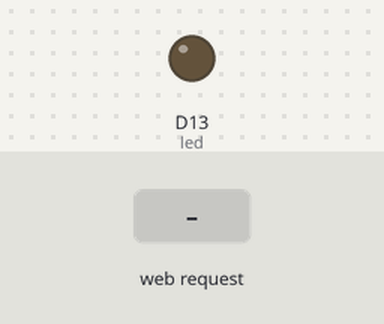
A sketch run on a simulated Arduino Uno R4 WiFi. On the bench: output pins drawn as LEDs (lit = HIGH). The inputs (shaded band) are chosen by the test bench. Not simulated (calls return 0 or success): arduino_secrets.h; what the sketch prints to the serial monitor is not drawn.

Above: at 11.2 s.
11.3 s: HTTP request GET /H received
At 11.6 s:
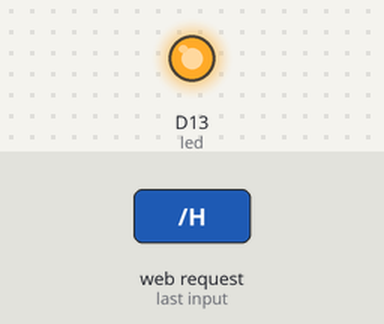
12.8 s: HTTP request GET /L received
At 13.9 s:
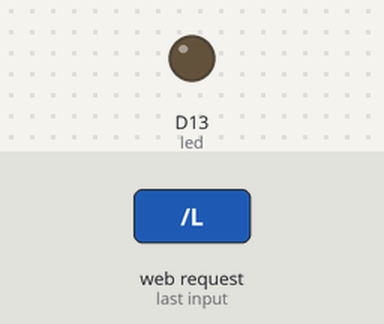
Timing chart, 0 to 15.8 s (numbered marks = the images above; inputs shaded):
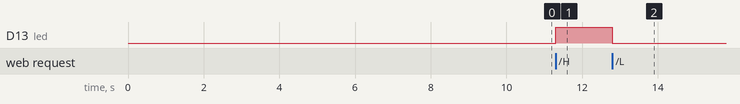

Measured:
- after the input at 11.3 s, D13 (led): LOW → HIGH at once
- after the input at 12.8 s, D13 (led): HIGH → LOW at once

The sketch:

R4Wifi03_Accesspoint.ino
```cpp
/*
  WiFi Web Server LED Blink

  A simple web server that lets you blink an LED via the web.
  This sketch will create a new access point (with no password).
  It will then launch a new server and print out the IP address
  to the Serial Monitor. From there, you can open that address in a web browser
  to turn on and off the LED on pin 13.

  If the IP address of your board is yourAddress:
    http://yourAddress/H turns the LED on
    http://yourAddress/L turns it off

  created 25 Nov 2012
  by Tom Igoe
  adapted to WiFi AP by Adafruit

  Find the full UNO R4 WiFi Network documentation here:
  https://docs.arduino.cc/tutorials/uno-r4-wifi/wifi-examples#access-point
 */
// 액세스 포인트에 접근 안됨
#include "WiFiS3.h"
#include "arduino_secrets.h"  // 여기에는 SECRET_SSID, SECRET_PASS 정보만 들어있음!!

///////please enter your sensitive data in the Secret tab/arduino_secrets.h
char ssid[] = SECRET_SSID;        // your network SSID (name)
char pass[] = SECRET_PASS;        // your network password (use for WPA, or use as key for WEP)
int keyIndex = 0;                 // your network key index number (needed only for WEP)

int led =  LED_BUILTIN;
int status = WL_IDLE_STATUS;
WiFiServer server(80);

void setup() {
  //Initialize serial and wait for port to open:
  Serial.begin(9600);
  while (!Serial) {
    ; // wait for serial port to connect. Needed for native USB port only
  }
  Serial.println("액세스 포인트 웹서버");

  pinMode(led, OUTPUT);      // set the LED pin mode

  // check for the WiFi module:
  if (WiFi.status() == WL_NO_MODULE) {
    Serial.println("WiFi 모듈과의 통신 실패!");
    // don't continue
    while (true);
  }

  String fv = WiFi.firmwareVersion();
  if (fv < WIFI_FIRMWARE_LATEST_VERSION) {
    Serial.println("펌웨어를 업그레이드해주세요");
  }

  // by default the local IP address will be 192.168.4.1
  // you can override it with the following:
  WiFi.config(IPAddress(192,168,0,35));

  // print the network name (SSID);
  Serial.print("다음 이름의 액세스 포인트 생성 중: ");
  Serial.println(ssid);

  // Create open network. Change this line if you want to create an WEP network:
  status = WiFi.beginAP(ssid, pass);
  if (status != WL_AP_LISTENING) {
    Serial.println("액세스 포인트 생성 실패");
    // don't continue
    while (true);
  }

  // wait 10 seconds for connection:
  delay(10000);

  // start the web server on port 80
  server.begin();

  // you're connected now, so print out the status
  printWiFiStatus();
}


void loop() {

  // compare the previous status to the current status
  if (status != WiFi.status()) {
    // it has changed update the variable
    status = WiFi.status();

    if (status == WL_AP_CONNECTED) {
      // a device has connected to the AP
      Serial.println("AP에 연결된 장치");
    } else {
      // a device has disconnected from the AP, and we are back in listening mode
      Serial.println("AP에서 장치 연결이 끊어졌습니다.");
    }
  }

  WiFiClient client = server.available();   // listen for incoming clients

  if (client) {                             // if you get a client,
    Serial.println("새 클라이언트");           // print a message out the serial port
    String currentLine = "";                // make a String to hold incoming data from the client
    while (client.connected()) {            // loop while the client's connected
      delayMicroseconds(10);                // This is required for the Arduino Nano RP2040 Connect - otherwise it will loop so fast that SPI will never be served.
      if (client.available()) {             // if there's bytes to read from the client,
        char c = client.read();             // read a byte, then
        Serial.write(c);                    // print it out to the serial monitor
        if (c == '\n') {                    // if the byte is a newline character

          // if the current line is blank, you got two newline characters in a row.
          // that's the end of the client HTTP request, so send a response:
          if (currentLine.length() == 0) {
            // HTTP headers always start with a response code (e.g. HTTP/1.1 200 OK)
            // and a content-type so the client knows what's coming, then a blank line:
            client.println("HTTP/1.1 200 OK");
            client.println("Content-type:text/html");
            client.println();

            // the content of the HTTP response follows the header:
            client.print("<p style=\"font-size:7vw;\">Click <a href=\"/H\">here</a> turn the LED on<br></p>");
            client.print("<p style=\"font-size:7vw;\">Click <a href=\"/L\">here</a> turn the LED off<br></p>");

            // The HTTP response ends with another blank line:
            client.println();
            // break out of the while loop:
            break;
          }
          else {      // if you got a newline, then clear currentLine:
            currentLine = "";
          }
        }
        else if (c != '\r') {    // if you got anything else but a carriage return character,
          currentLine += c;      // add it to the end of the currentLine
        }

        // Check to see if the client request was "GET /H" or "GET /L":
        if (currentLine.endsWith("GET /H")) {
          digitalWrite(led, HIGH);               // GET /H turns the LED on
        }
        if (currentLine.endsWith("GET /L")) {
          digitalWrite(led, LOW);                // GET /L turns the LED off
        }
      }
    }
    // close the connection:
    client.stop();
    Serial.println("클라이언트 연결 해제");
  }
}

void printWiFiStatus() {
  // print the SSID of the network you're attached to:
  Serial.print("SSID: ");
  Serial.println(WiFi.SSID());

  // print your WiFi shield's IP address:
  IPAddress ip = WiFi.localIP();
  Serial.print("IP 주소: ");
  Serial.println(ip);

  // print where to go in a browser:
  Serial.print("실제 작동확인, 브라우저 http://");
  Serial.println(ip);
}
```
